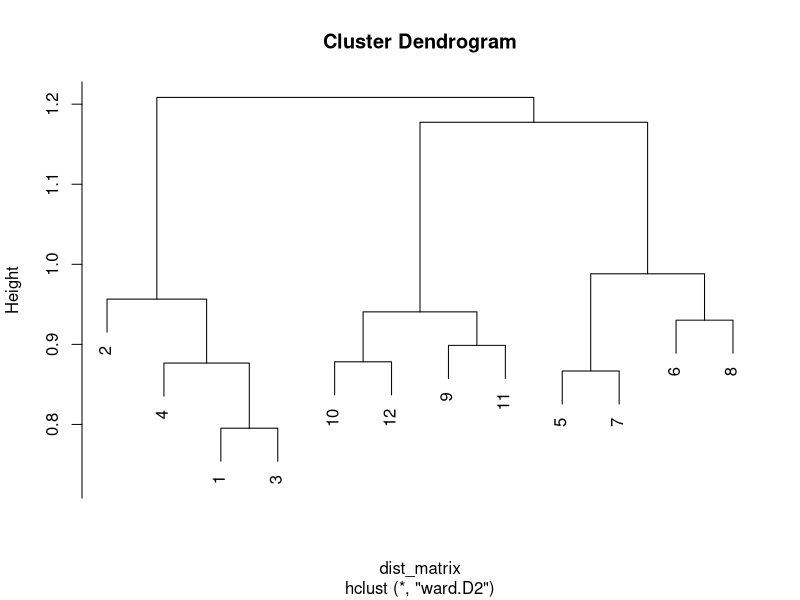
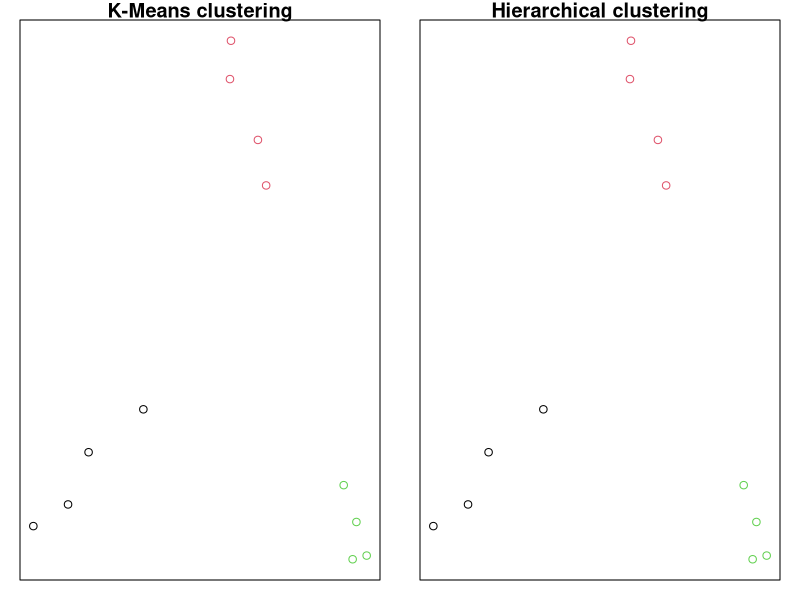

Generate these figures, in order, with R:
## ---- chunk 1

# Un-comment if you don't have these packages installed
# install.packages("tm")
# install.packages("proxy")
# install.packages("colorspace")

library(tm)
library(proxy)
library(colorspace)

## ---- chunk 2

df <- read.csv("product_description.csv", encoding = 'UTF-8', header = TRUE)
View(df)
## ---- chunk 3
sentences <- df$description

tail(sentences)
## ---- chunk 4
corpus = tm::Corpus(tm::VectorSource(sentences)) # corpus(=corpora): 語料庫, collections of documents text
## ---- chunk 5
print(tm::stopwords('english'))
corpus_cleaned <- tm::tm_map(corpus, tm::removeWords, tm::stopwords('english'))
## ---- chunk 6
corpus_cleaned <- tm::tm_map(corpus_cleaned, tm::stemDocument, language="english")
## ---- chunk 7
corpus_cleaned <- tm::tm_map(corpus_cleaned, tm::stripWhitespace)
## ---- chunk 8
tail(corpus_cleaned$content)
## ---- chunk 9
doc_term_matrix <- tm::DocumentTermMatrix(corpus_cleaned)
doc_term_matrix
## ---- chunk 10
doc_term_matrix_tfidf <- tm::weightTfIdf(doc_term_matrix)
doc_term_matrix_tfidf
## ---- chunk 11
doc_term_matrix_tfidf <- tm::removeSparseTerms(doc_term_matrix_tfidf, 0.999)
doc_term_matrix_tfidf
## ---- chunk 12
tfidf_matrix <- as.matrix(doc_term_matrix_tfidf)
dim(tfidf_matrix)
## ---- chunk 13
# Cosine distance matrix (useful for specific clustering algorithms)
dist_matrix = proxy::dist(tfidf_matrix, method = "cosine")
dim(dist_matrix)
## ---- chunk 14
NUM_CLASS <- 3
## ---- chunk 15
clustering_kmeans <- kmeans(dist_matrix, NUM_CLASS)
## ---- chunk 16
clustering_kmeans
## ---- chunk 17
hierarchicals <- hclust(dist_matrix, method = "ward.D2")

hierarchical_clusters <- cutree(hierarchicals, k = NUM_CLASS)
plot(hierarchicals)
## ---- chunk 18
points <- cmdscale(dist_matrix, k = 2) # Running the PCA
dim(points)
## ---- chunk 19
palette <- colorspace::diverge_hcl(NUM_CLASS) # Creating a color palette
previous_par <- par(mfrow=c(1,2), mar = rep(1, 4)) # partitionning the plot space
plot(points,
     main = 'K-Means clustering',
     col = as.factor(clustering_kmeans$cluster), xaxt = 'n', yaxt = 'n')
plot(points,
     main = 'Hierarchical clustering',
     col = as.factor(hierarchical_clusters), xaxt = 'n', yaxt = 'n')
